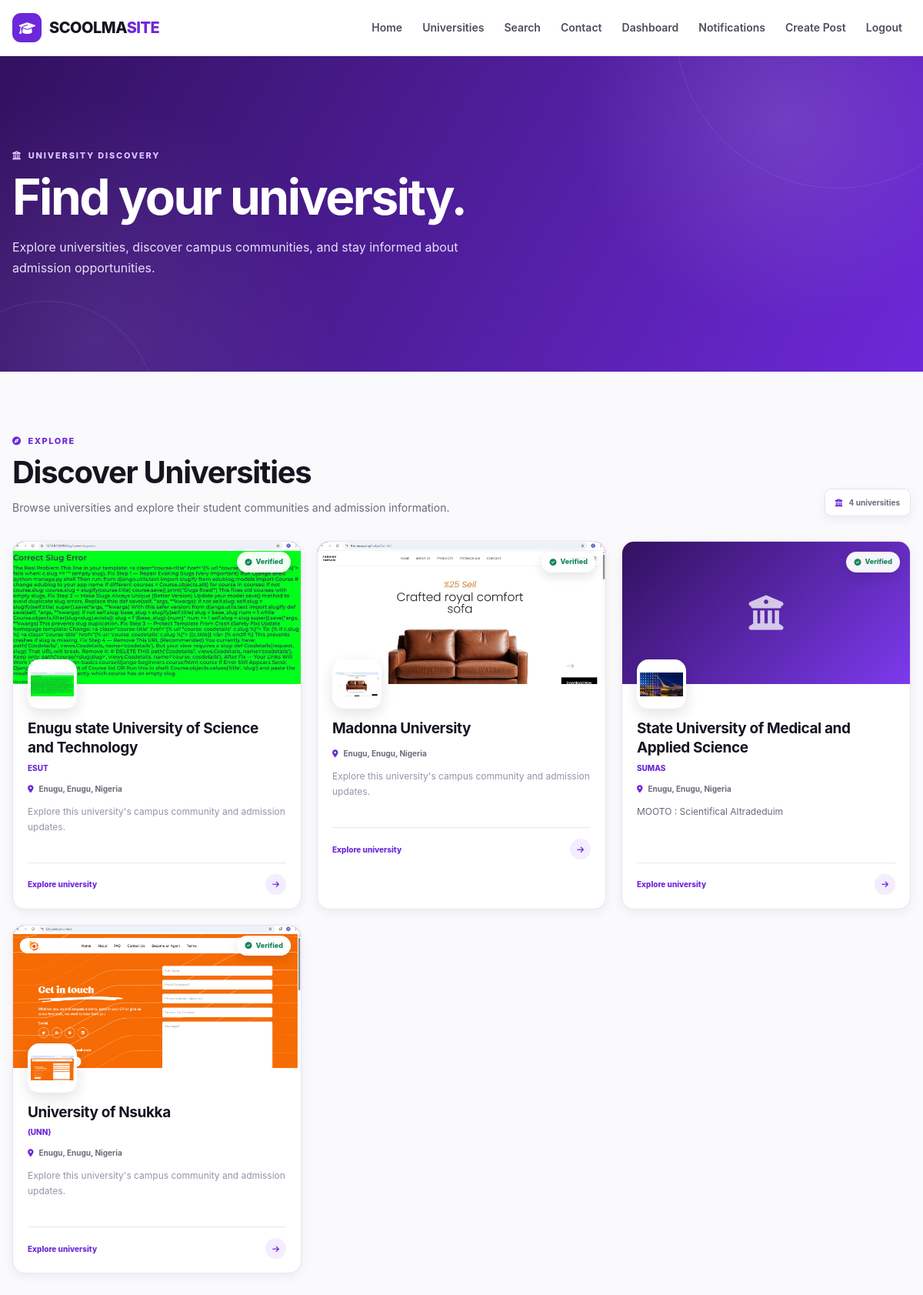
The page /universities/ (signed in) on the database its author committed.
### uni/models.py (models this page shows, shortened)
class University(models.Model):
    name = models.CharField(max_length=200)
    short_name = models.CharField(max_length=50, blank=True)
    country = models.CharField(max_length=100, default="Nigeria")
    state = models.CharField(max_length=100, blank=True)
    city = models.CharField(max_length=100, blank=True)
    description = models.TextField(blank=True)
    logo = models.ImageField(
        upload_to="universities/logos/",
        blank=True,
        null=True
    )
    cover_image = models.ImageField(
        upload_to="universities/covers/",
        blank=True,
        null=True
    )
    website = models.URLField(blank=True)
    is_verified = models.BooleanField(default=False)
    created_at = models.DateTimeField(auto_now_add=True)
    updated_at = models.DateTimeField(auto_now=True)
    slug = models.SlugField(max_length=200, unique=True, null=True)
    class Meta:
        ordering = ["name"]

### uni/views.py (the view)
def university_list(request):
    universities = University.objects.all()
    query = request.GET.get("q", "").strip()
    if query:
        universities = universities.filter(
            name__icontains=query
        )
    return render(
        request,
        "universities/list.html",
        {
            "universities": universities,
            "query": query,
        }
    )

### notifications/context_processors.py (called while the page is built)
def notification_count(request):
    if not request.user.is_authenticated:
        return {
            "unread_notification_count": 0
        }
    count = Notification.objects.filter(
        recipient=request.user,
        is_read=False
    ).count()
    return {
        "unread_notification_count": count
    }

### templates/universities/list.html (shortened to what this page needs)
{% extends "base.html" %}
{% load static %}
{% block page_css %}
<link rel="stylesheet" href="{% static 'css/university-list.css' %}">
{% endblock %}
{% block content %}
<main class="universities-page">
<section class="universities-hero">
    <div class="universities-hero-pattern"></div>
    <div class="universities-hero-content">
        <p class="universities-eyebrow">
            <i class="fa-solid fa-building-columns"></i>
            UNIVERSITY DISCOVERY
        </p>
        <h1>
            Find your university.
        </h1>
        <p>
            Explore universities, discover campus communities,
            and stay informed about admission opportunities.
        </p>
    </div>
</section>
<section class="universities-directory">
    <div class="universities-directory-header">
        <div>
            <p class="section-eyebrow">
                <i class="fa-solid fa-compass"></i>
                EXPLORE
            </p>
            <h2>
                {% if query %}
                    Search results
                {% else %}
                    Discover Universities
                {% endif %}
            </h2>
            {% if query %}
                <p>
                    Showing universities matching
                    <strong>"{{ query }}"</strong>
                </p>
            {% else %}
                <p>
                    Browse universities and explore their
                    student communities and admission information.
                </p>
            {% endif %}
        </div>
        {% if universities %}
            <div class="university-result-count">
                <i class="fa-solid fa-building-columns"></i>
                <span>
                    {{ universities|length }}
                    {% if universities|length == 1 %}
                        university
                    {% else %}
                        universities
                    {% endif %}
                </span>
            </div>
        {% endif %}
    </div>
    {% if universities %}
        <div class="university-directory-grid">
            {% for university in universities %}
                <a
                    href="{% url 'university_detail' university.slug %}"
                    class="directory-card-link"
                >
                    <article class="directory-card">
                        <div class="directory-card-cover">
                            {% if university.cover_image %}
                                <img
                                    src="{{ university.cover_image.url }}"
                                    alt="{{ university.name }}"
                                >
                            {% else %}
                                <div class="directory-cover-placeholder">
                                    <i class="fa-solid fa-building-columns"></i>
                                </div>
                            {% endif %}
                            {% if university.is_verified %}
                                <span class="directory-verified">
                                    <i class="fa-solid fa-circle-check"></i>
                                    Verified
                                </span>
                            {% endif %}
                        </div>
                        <div class="directory-card-body">
                            <div class="directory-logo">
                                {% if university.logo %}
                                    <img
                                        src="{{ university.logo.url }}"
                                        alt="{{ university.name }}"
                                    >
                                {% else %}
                                    <div class="directory-logo-placeholder">
                                        <i class="fa-solid fa-building-columns"></i>
                                    </div>
                                {% endif %}
                            </div>
                            <div class="directory-info">
                                <h3>
                                    {{ university.name }}
                                </h3>
                                {% if university.short_name %}
                                    <span class="directory-short-name">
                                        {{ university.short_name }}
                                    </span>
                                {% endif %}
                                <div class="directory-location">
                                    <i class="fa-solid fa-location-dot"></i>
                                    <span>
                                        {% if university.city %}
                                            {{ university.city }},
                                        {% endif %}
                                        {% if university.state %}
                                            {{ university.state }},
                                        {% endif %}
                                        {{ university.country }}
                                    </span>
                                </div>
                                {% if university.description %}
                                    <p class="directory-description">
                                        {{ university.description|truncatewords:18 }}
                                    </p>
                                {% else %}
                                    <p class="directory-description directory-description-empty">
                                        Explore this university's
                                        campus community and admission updates.
                                    </p>
                                {% endif %}
                            </div>
                            <div class="directory-card-footer">
                                <span>
                                    Explore university
                                </span>
                                <span class="directory-arrow">
                                    <i class="fa-solid fa-arrow-right"></i>
                                </span>
                            </div>
                        </div>
                    </article>
                </a>
            {% endfor %}
        </div>
    {% endif %}
</section>
</main>
{% endblock %}

### static/css/base.css (style rules this page uses)
:root { --purple: #6d28d9; --purple-dark: #4c1d95; --purple-deep: #32115f; --purple-soft: #f3edff; --ink: #171321; --muted: #6f687a; --white: #ffffff; --surface: #faf9fc; --border: #e8e4ee; --success: #16845b; --danger: #d63b4a; --shadow-sm: 0 4px 14px rgba(31, 20, 51, 0.06); --shadow-md: 0 12px 30px rgba(31, 20, 51, 0.10); --radius-sm: 10px; --radius-md: 16px; --radius-lg: 24px; --container: 1180px; }
* { box-sizing: border-box; margin: 0; padding: 0; }
html { scroll-behavior: smooth; }
body { min-height: 100vh; background: var(--surface); color: var(--ink); font-family: Inter, -apple-system, BlinkMacSystemFont, "Segoe UI", sans-serif; line-height: 1.6; }
a { color: inherit; text-decoration: none; }
img { display: block; max-width: 100%; }
main { min-height: 60vh; }
.section-eyebrow { display: flex; align-items: center; gap: 8px; margin: 0 0 9px; color: var(--purple); font-size: 11px; font-weight: 800; letter-spacing: 1.5px; }

### rows shown on the page
University: cover_image (picture), is_verified True (drawn), logo (picture), name "Enugu state University of Science and Technology", short_name "ESUT", city "Enugu", state "Enugu", country "Nigeria", shows "Explore this university's campus community and admission updates."
University: cover_image (picture), is_verified True (drawn), logo (picture), name "Madonna University", city "Enugu", state "Enugu", country "Nigeria", shows "Explore this university's campus community and admission updates."
University: is_verified True (drawn), logo (picture), name "State University of Medical and Applied Science", short_name "SUMAS", city "Enugu", state "Enugu", country "Nigeria", description "MOOTO : Scientifical Altradeduim"
University: cover_image (picture), is_verified True (drawn), logo (picture), name "University of Nsukka", short_name "(UNN)", city "Enugu", state "Enugu", country "Nigeria", shows "Explore this university's campus community and admission updates."

### other values the page prints
{{ universities|length }} "4"
